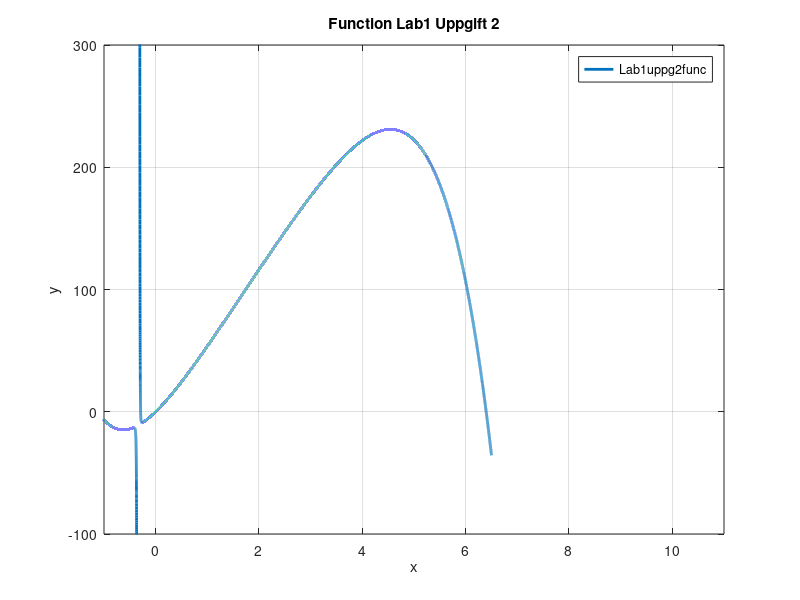
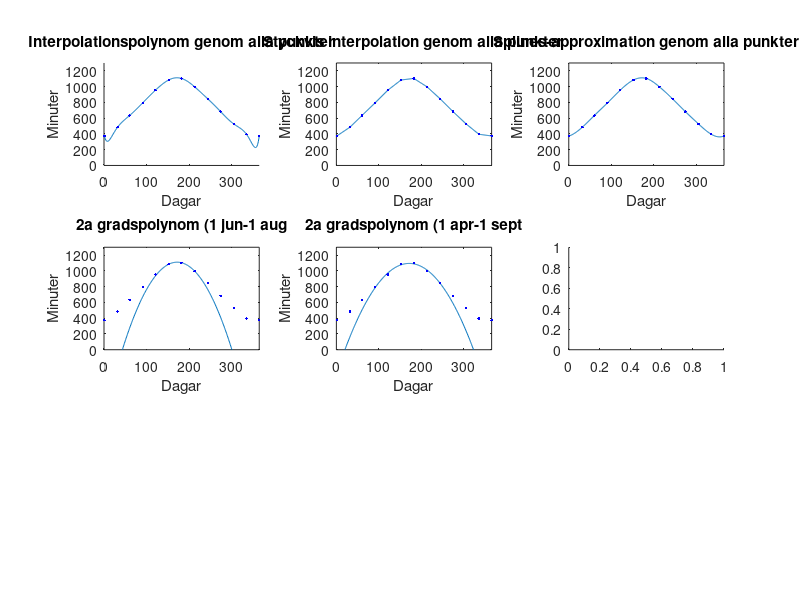

Reproduce these figures in MATLAB, in order. (Note: this script raises an error after producing the figures.)
%% Uppg 2 Icke-linjär skalär ekvation med Newtons metod
% b 
% Definierar x värden
x = -3:1e-4:6.5;

% Funktion
f = @(x) 61*x - ((x.^2 + x + 0.03)./(3 * x + 1 )).^7 - 20*x.*exp(-x);
y = f(x);

% Plottar functionen
plot(x, y, 'LineWidth', 2);
ylim([-100, 300])
xlim([-1,11])
title('Function Lab1 Uppgift 2')
xlabel('x');
ylabel('y');
grid on;

% Visa plott
legend('Lab1uppg2func');

% c
% Newtons Metod
initialgissning = 1;
tolerans = 1e-10;
maxIterationer = 100;

% Definierar derivatan
fDerivata = @(x) 61 + 21*((x.^2+x+0.03)./(3.*x+1)^8) - 7*((2.*x+1)*(x.^2+x+0.03).^6)./((3*x+1).^7) - 20.*exp(-x) + 20*x.*exp(-x);

% Newtons metod
forraApprox = initialgissning;
for iteration = 1:maxIterationer
    x1 = initialgissning - f(initialgissning) / fDerivata(initialgissning);
    if abs(x1 - initialgissning) < tolerans
        break;
    end

    initialgissning = x1;
end

rot = initialgissning;
iterations = iteration;
disp(['Rot: ' num2str(rot)]);
disp(['Antal interationer: ' num2str(iterations)]);

%% uppg 4 Interpolation och linjära minsta kvadratmetoden

% Matrisen A ger datum: tid (sekunder)

A = [1 32 60 91 121 152 182 213 244 274 305 335 365; 374 486 633 794 955 1084 1104 998 845 684 527 396 374]';

% Definierar x och y utifrån matrisen 

x = A(:,1);
y = A(:,2);

% Definierar antal dagar

d = 1:1:365;

% Skapar anpassningar
figure()

% A)
subplot(3,3,1);
    % grad
    grad = length(x) -1;
    
    % Anpassa polynomet till datan
    k1 = polyfit(x,y,grad);
    
    % Skapa polynom med koefficienter
    p1 = polyval(k1,d);
    
    % Plotta
    hold on;
    plot(d,p1);
    plot(x,y,'b.');
    title("Interpolationspolynom genom alla punkter");
    xlabel("Dagar");
    ylabel("Minuter");
    axis([0,365,0,1300]);
    hold on;

    
% B)
subplot(3,3,2);
    k2 = interp1(x,y,d,"linear");
    plot(d,k2);
    hold on;
    plot(x,y,'b.');
    title("Styckvis interpolation genom alla punkter");
    xlabel("Dagar");
    ylabel("Minuter");
    axis([0,365,0,1300]);
    hold on;


% C)
subplot(3,3,3);
    k3 = spline(x,y,d);
    plot(d,k3);
    hold on;
    plot(x,y,'b.');
    title("Splines-approximation genom alla punkter");
    xlabel("Dagar");
    ylabel("Minuter");
    axis([0,365,0,1300]);
    hold on;

    
% D)
subplot(3,3,4);
    delX = x(6:8);
    delY = y(6:8);
    % Grad 2
    k4 = polyfit(delX,delY,2);
    p2 = polyval(k4,d);
    plot(d,p2);
    hold on;
    plot(x,y,'b.');
    title("2a gradspolynom (1 jun-1 aug");
    xlabel("Dagar");
    ylabel("Minuter");
    axis([0,365,0,1300]);
    hold on;


% E)
subplot(3,3,5);
    delX2 = x(4:9);
    delY2 = y(4:9);
    % Grad 2
    k5 = polyfit(delX2, delY2, 2);
    p3 = polyval(k5,d);
    plot(d,p3);
    hold on;
    plot(x,y,'b.');
    title("2a gradspolynom (1 apr-1 sept");
    xlabel("Dagar");
    ylabel("Minuter");
    axis([0,365,0,1300]);
    hold on;


% F) 
subplot(3,3,6);
    % Grad 2
    k6 = polyfir(x,y,2);
    p4 = polyval(k6,d);
    plot(d,p4);
    hold on;
    plot(x,y,'b.');
    title("2a gradspolynom genom alla punkter");
    xlabel("Dagar");
    ylabel("Minuter");
    axis([0,365,0,1300]);
    hold on;


% G)
subplot(3,3,7);
    w= 2*pi/365;
    c1 = ones(13,1);
    c2 = cos(w*x);
    c3 = sin(w*x);

    C = [c1,c2,c3];
